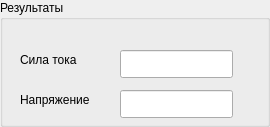
     <widget class="QGroupBox" name="groupBox_9">
      <property name="minimumSize">
       <size>
        <width>270</width>
        <height>0</height>
       </size>
      </property>
      <property name="maximumSize">
       <size>
        <width>270</width>
        <height>16777215</height>
       </size>
      </property>
      <property name="title">
       <string>Результаты</string>
      </property>
      <widget class="QLabel" name="label">
       <property name="geometry">
        <rect>
         <x>20</x>
         <y>50</y>
         <width>91</width>
         <height>20</height>
        </rect>
       </property>
       <property name="text">
        <string>Сила тока</string>
       </property>
      </widget>
      <widget class="QLineEdit" name="lineEdit">
       <property name="geometry">
        <rect>
         <x>120</x>
         <y>50</y>
         <width>113</width>
         <height>28</height>
        </rect>
       </property>
      </widget>
      <widget class="QLineEdit" name="lineEdit_2">
       <property name="geometry">
        <rect>
         <x>120</x>
         <y>90</y>
         <width>113</width>
         <height>28</height>
        </rect>
       </property>
       <property name="text">
        <string/>
       </property>
      </widget>
      <widget class="QLabel" name="label_2">
       <property name="geometry">
        <rect>
         <x>20</x>
         <y>90</y>
         <width>91</width>
         <height>20</height>
        </rect>
       </property>
       <property name="text">
        <string>Напряжение</string>
       </property>
      </widget>
     </widget>
